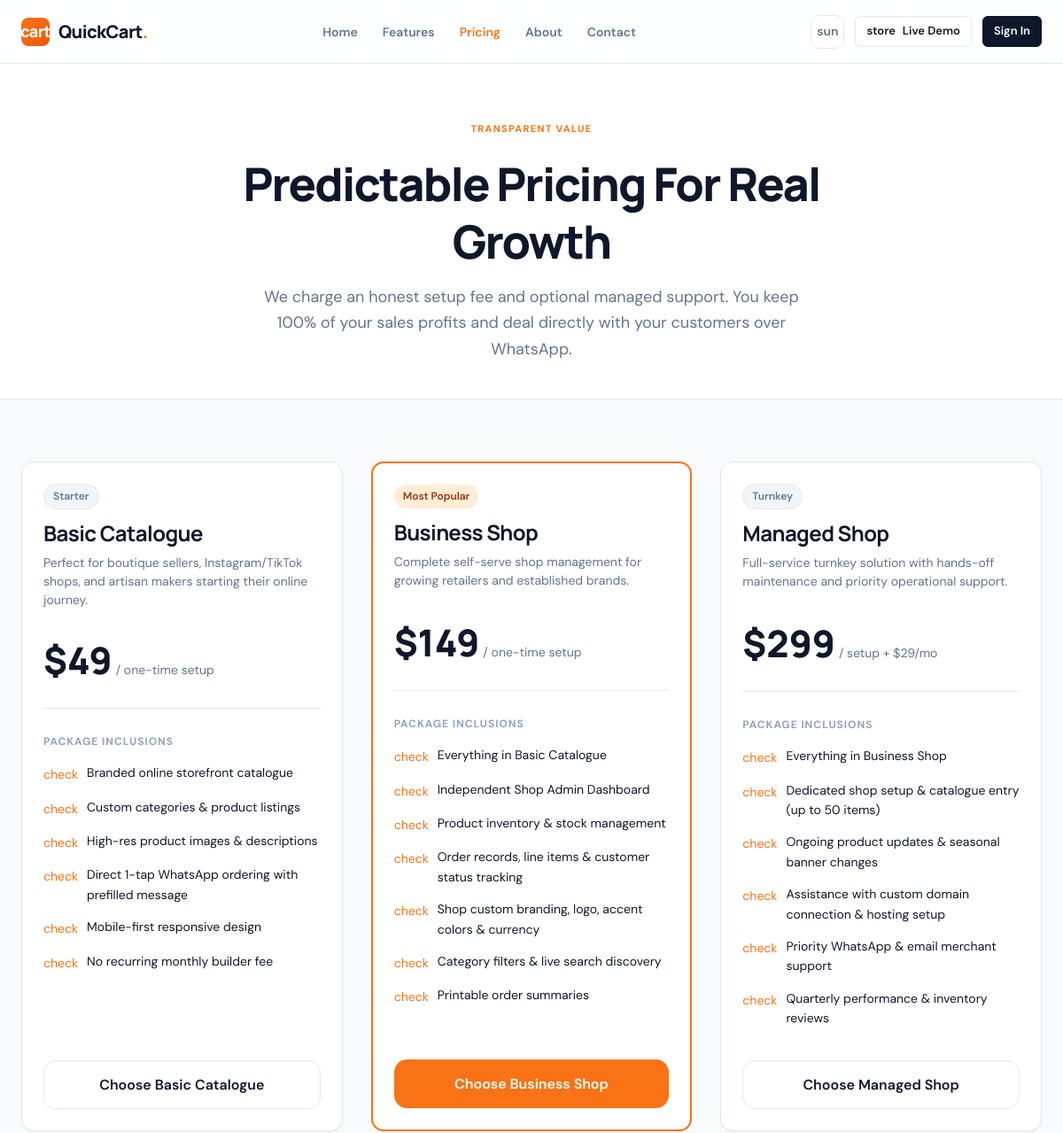
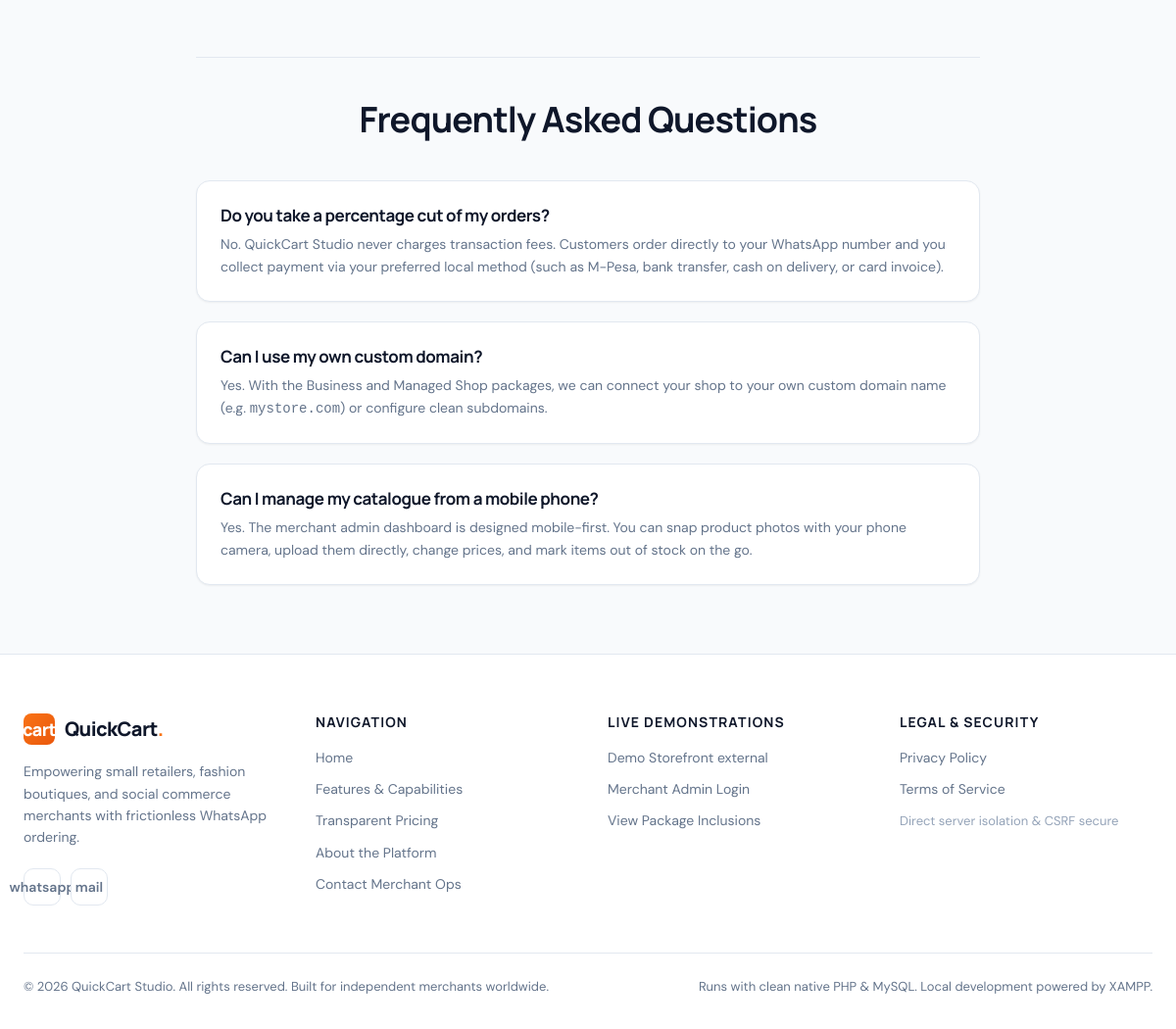
/pricing.php, run on the app's committed database (2 pictures, top to bottom).
### tables this page shows
CREATE TABLE IF NOT EXISTS pricing_plans (
  id INT UNSIGNED AUTO_INCREMENT PRIMARY KEY,
  name VARCHAR(100) NOT NULL,
  slug VARCHAR(80) NOT NULL UNIQUE,
  price DECIMAL(10,2) NOT NULL DEFAULT 0.00,
  billing_cycle VARCHAR(50) NOT NULL DEFAULT 'one-time',
  description TEXT NULL,
  features_json JSON NULL,
  badge VARCHAR(50) NULL,
  is_popular TINYINT(1) NOT NULL DEFAULT 0,
  active TINYINT(1) NOT NULL DEFAULT 1,
  sort_order INT NOT NULL DEFAULT 0,
  created_at TIMESTAMP DEFAULT CURRENT_TIMESTAMP
);

### includes/config.php (called while the page is built, shortened)
<?php
function db(): PDO {
    $dsn = 'mysql:host=' . DB_HOST . ';port=' . DB_PORT . ';dbname=' . DB_NAME . ';charset=utf8mb4';
    $pdo = new PDO($dsn, DB_USER, DB_PASS, [
        PDO::ATTR_ERRMODE            => PDO::ERRMODE_EXCEPTION,
        PDO::ATTR_DEFAULT_FETCH_MODE => PDO::FETCH_ASSOC,
        PDO::ATTR_EMULATE_PREPARES   => false,
    ]);
    return $pdo;
}
function e(?string $value): string {
    return htmlspecialchars($value ?? '', ENT_QUOTES | ENT_SUBSTITUTE, 'UTF-8');
}
function base_url(string $path = ''): string {
    $protocol = (!empty($_SERVER['HTTPS']) && $_SERVER['HTTPS'] !== 'off' || ($_SERVER['SERVER_PORT'] ?? 80) == 443) ? "https://" : "http://";
    $host = $_SERVER['HTTP_HOST'] ?? 'localhost';
    $script = $_SERVER['SCRIPT_NAME'] ?? '';
    $base = rtrim(str_replace('\\', '/', dirname($script)), '/');
    $base = rtrim($base, '/');
    return $protocol . $host . ($base ? $base : '') . '/' . ltrim($path, '/');
}

### pricing.php (the view, shortened to what this page needs)
<?php
require_once __DIR__ . '/includes/config.php';
require_once __DIR__ . '/includes/icons.php';
$plans = db()->query("SELECT * FROM pricing_plans WHERE active = 1 ORDER BY sort_order ASC")->fetchAll();
include __DIR__ . '/templates/header.php';
?>
<section style="padding: 60px 0 40px; border-bottom: 1px solid var(--border-light); background-color: var(--bg-surface);">
  <div class="container text-center" style="max-width: 760px; text-align: center; margin: 0 auto;">
    <span class="eyebrow">TRANSPARENT VALUE</span>
    <h1 class="heading-lg" style="margin: 12px 0 16px;">Predictable Pricing For Real Growth</h1>
    <p class="subheading" style="margin: 0 auto;">
      We charge an honest setup fee and optional managed support. You keep 100% of your sales profits and deal directly with your customers over WhatsApp.
    </p>
  </div>
</section>
<section id="packages" style="padding: 70px 0;">
  <div class="container">
    <div style="display: grid; grid-template-columns: repeat(auto-fit, minmax(320px, 1fr)); gap: 32px; margin-bottom: 60px;">
      <?php foreach ($plans as $plan): ?>
        <div class="card card-hover" style="display: flex; flex-direction: column; <?= $plan['is_popular'] ? 'border: 2px solid var(--accent); position: relative;' : '' ?>">
          <?php if (!empty($plan['badge'])): ?>
            <div style="margin-bottom: 12px;">
              <span class="badge <?= $plan['is_popular'] ? 'badge-primary' : 'badge-neutral' ?>">
                <?= e($plan['badge']) ?>
              </span>
            </div>
          <?php endif; ?>
          <h2 style="font-size: 24px; margin-bottom: 8px;"><?= e($plan['name']) ?></h2>
          <p style="color: var(--text-muted); font-size: 14px; line-height: 1.5; min-height: 44px; margin-bottom: 24px;"><?= e($plan['description']) ?></p>
          <div style="margin-bottom: 28px; padding-bottom: 20px; border-bottom: 1px solid var(--border-light);">
            <span style="font-size: 42px; font-weight: 800; font-family: var(--font-heading);">$<?= number_format((float)$plan['price'], 0) ?></span>
            <span style="color: var(--text-muted); font-size: 14px;"> / <?= e($plan['billing_cycle']) ?></span>
          </div>
          <div style="font-size: 12px; font-weight: 700; text-transform: uppercase; letter-spacing: 0.08em; color: var(--text-subtle); margin-bottom: 14px;">
            Package Inclusions
          </div>
          <ul style="list-style: none; display: flex; flex-direction: column; gap: 14px; margin-bottom: 36px; flex: 1;">
            <?php
            $features = json_decode($plan['features_json'] ?? '[]', true);
            if (is_array($features)):
              foreach ($features as $f): ?>
                <li style="display: flex; align-items: flex-start; gap: 10px; font-size: 14px; color: var(--text-main);">
                  <span style="color: var(--accent); margin-top: 2px;"><?= icon('check', 'icon-sm') ?></span>
                  <span><?= e($f) ?></span>
                </li>
            <?php endforeach; endif; ?>
          </ul>
          <a href="<?= base_url('contact.php?plan=' . urlencode($plan['slug'])) ?>" class="btn <?= $plan['is_popular'] ? 'btn-primary' : 'btn-secondary' ?> btn-lg" style="width: 100%;">
            Choose <?= e($plan['name']) ?>
          </a>
        </div>
      <?php endforeach; ?>
    </div>
    <div style="max-width: 800px; margin: 0 auto; padding-top: 40px; border-top: 1px solid var(--border-light);">
      <h3 class="heading-md" style="text-align: center; margin-bottom: 40px;">Frequently Asked Questions</h3>
      <div style="display: flex; flex-direction: column; gap: 20px;">
        <div class="card" style="padding: 24px;">
          <h4 style="font-size: 17px; margin-bottom: 8px;">Do you take a percentage cut of my orders?</h4>
          <p style="color: var(--text-muted); font-size: 14px; line-height: 1.6;">
            No. QuickCart Studio never charges transaction fees. Customers order directly to your WhatsApp number and you collect payment via your preferred local method (such as M-Pesa, bank transfer, cash on delivery, or card invoice).
          </p>
        </div>
        <div class="card" style="padding: 24px;">
          <h4 style="font-size: 17px; margin-bottom: 8px;">Can I use my own custom domain?</h4>
          <p style="color: var(--text-muted); font-size: 14px; line-height: 1.6;">
            Yes. With the Business and Managed Shop packages, we can connect your shop to your own custom domain name (e.g. <code>mystore.com</code>) or configure clean subdomains.
          </p>
        </div>
        <div class="card" style="padding: 24px;">
          <h4 style="font-size: 17px; margin-bottom: 8px;">Can I manage my catalogue from a mobile phone?</h4>
          <p style="color: var(--text-muted); font-size: 14px; line-height: 1.6;">
            Yes. The merchant admin dashboard is designed mobile-first. You can snap product photos with your phone camera, upload them directly, change prices, and mark items out of stock on the go.
          </p>
        </div>
      </div>
    </div>
  </div>
</section>
<?php include __DIR__ . '/templates/footer.php'; ?>

### includes/icons.php (shortened to what this page needs)
<?php
function icon(string $name, string $class = 'icon'): string {
    return $icons[$name] ?? '<span class="icon-fallback">' . e($name) . '</span>';
}

### assets/style.css (style rules this page uses)
:root { --bg-page: #f8fafc; --bg-surface: #ffffff; --bg-surface-elevated: #ffffff; --bg-subtle: #f1f5f9; --bg-input: #ffffff; --bg-glass: rgba(255, 255, 255, 0.85); --text-main: #0f172a; --text-muted: #64748b; --text-subtle: #94a3b8; --text-inverse: #ffffff; --border-light: #e2e8f0; --border-strong: #cbd5e1; --accent: #f97316; --accent-hover: #ea580c; --accent-light: #ffedd5; --accent-text: #9a3412; --brand-navy: #0f172a; --brand-navy-light: #1e293b; --color-success: #10b981; --color-success-bg: #ecfdf5; --color-success-text: #065f46; --color-danger: #ef4444; --color-danger-bg: #fef2f2; --color-danger-text: #991b1b; --color-warning: #f59e0b; --color-warning-bg: #fffbeb; --color-warning-text: #92400e; --color-info: #0ea5e9; --color-info-bg: #f0f9ff; --color-info-text: #075985; --font-heading: 'Manrope', -apple-system, BlinkMacSystemFont, "Segoe UI", Roboto, sans-serif; --font-body: 'DM Sans', -apple-system, BlinkMacSystemFont, "Segoe UI", Roboto, sans-serif; --font-mono: ui-monospace, SFMono-Regular, Menlo, Monaco, Consolas, monospace; --shadow-sm: 0 1px 2px 0 rgba(0, 0, 0, 0.05); --shadow-md: 0 4px 6px -1px rgba(0, 0, 0, 0.07), 0 2px 4px -2px rgba(0, 0, 0, 0.05); --shadow-lg: 0 10px 15px -3px rgba(0, 0, 0, 0.08), 0 4px 6px -4px rgba(0, 0, 0, 0.04); --shadow-xl: 0 20px 25px -5px rgba(0, 0, 0, 0.09), 0 8px 10px -6px rgba(0, 0, 0, 0.03); --radius-sm: 6px; --radius-md: 10px; --radius-lg: 14px; --radius-xl: 20px; --radius-full: 9999px; --header-height: 72px; --sidebar-width: 260px; --transition-fast: 0.15s ease; --transition-normal: 0.25s cubic-bezier(0.16, 1, 0.3, 1); }
*, *::before, *::after { box-sizing: border-box; margin: 0; padding: 0; }
html { scroll-behavior: smooth; -webkit-font-smoothing: antialiased; -moz-osx-font-smoothing: grayscale; }
body { font-family: var(--font-body); font-size: 15px; line-height: 1.6; color: var(--text-main); background-color: var(--bg-page); min-height: 100vh; display: flex; flex-direction: column; transition: background-color var(--transition-normal), color var(--transition-normal); }
h1, h2, h3, h4, h5, h6 { font-family: var(--font-heading); color: var(--text-main); font-weight: 700; line-height: 1.25; letter-spacing: -0.025em; }
a { color: inherit; text-decoration: none; transition: color var(--transition-fast); }
.container { width: 100%; max-width: 1200px; margin-left: auto; margin-right: auto; padding-left: 24px; padding-right: 24px; }
.eyebrow { display: inline-block; font-size: 11px; font-weight: 700; letter-spacing: 0.12em; text-transform: uppercase; color: var(--accent); margin-bottom: 8px; }
.heading-lg { font-size: clamp(2rem, 4vw + 1rem, 3.25rem); font-weight: 800; letter-spacing: -0.035em; }
.heading-md { font-size: clamp(1.5rem, 2.5vw + 0.5rem, 2.25rem); }
.subheading { font-size: 1.125rem; color: var(--text-muted); max-width: 620px; line-height: 1.65; }
.btn { display: inline-flex; align-items: center; justify-content: center; gap: 8px; padding: 10px 20px; border-radius: var(--radius-md); font-weight: 600; font-size: 14px; cursor: pointer; border: 1px solid transparent; transition: all var(--transition-fast); white-space: nowrap; user-select: none; }
.btn-primary { background-color: var(--accent); color: #ffffff; border-color: var(--accent); }
.btn-secondary { background-color: var(--bg-surface); color: var(--text-main); border-color: var(--border-light); }
.btn-lg { padding: 14px 28px; font-size: 16px; border-radius: var(--radius-lg); }
.badge { display: inline-flex; align-items: center; gap: 5px; padding: 4px 10px; font-size: 12px; font-weight: 600; border-radius: var(--radius-full); }
.badge-primary { background-color: var(--accent-light); color: var(--accent-text); }
.badge-neutral { background-color: var(--bg-subtle); color: var(--text-muted); border: 1px solid var(--border-light); }
.card { background-color: var(--bg-surface); border: 1px solid var(--border-light); border-radius: var(--radius-lg); box-shadow: var(--shadow-sm); padding: 24px; transition: transform var(--transition-fast), box-shadow var(--transition-fast), border-color var(--transition-fast); }

### data on the page
pricing_plans: badge "Starter", name "Basic Catalogue", description "Perfect for boutique sellers, Instagram/TikTok shops, and artisan makers starting their online journey.", price "49", billing_cycle "one-time setup", features_json "Branded online storefront catalogue", features_json "Custom categories & product listings", features_json "High-res product images & descriptions", features_json "Direct 1-tap WhatsApp ordering with prefilled message", features_json "Mobile-first responsive design", features_json "No recurring monthly builder fee"
pricing_plans: badge "Most Popular", name "Business Shop", description "Complete self-serve shop management for growing retailers and established brands.", price "149", billing_cycle "one-time setup", features_json "Everything in Basic Catalogue", features_json "Independent Shop Admin Dashboard", features_json "Product inventory & stock management", features_json "Order records, line items & customer status tracking", features_json "Shop custom branding, logo, accent colors & currency", features_json "Category filters & live search discovery", features_json "Printable order summaries"
pricing_plans: badge "Turnkey", name "Managed Shop", description "Full-service turnkey solution with hands-off maintenance and priority operational support.", price "299", billing_cycle "setup + $29/mo", features_json "Everything in Business Shop", features_json "Dedicated shop setup & catalogue entry (up to 50 items)", features_json "Ongoing product updates & seasonal banner changes", features_json "Assistance with custom domain connection & hosting setup", features_json "Priority WhatsApp & email merchant support", features_json "Quarterly performance & inventory reviews"

### other printed values
$icons[$name] "cart sun store cart whatsapp mail external"
APP_NAME "QuickCart Studio"
